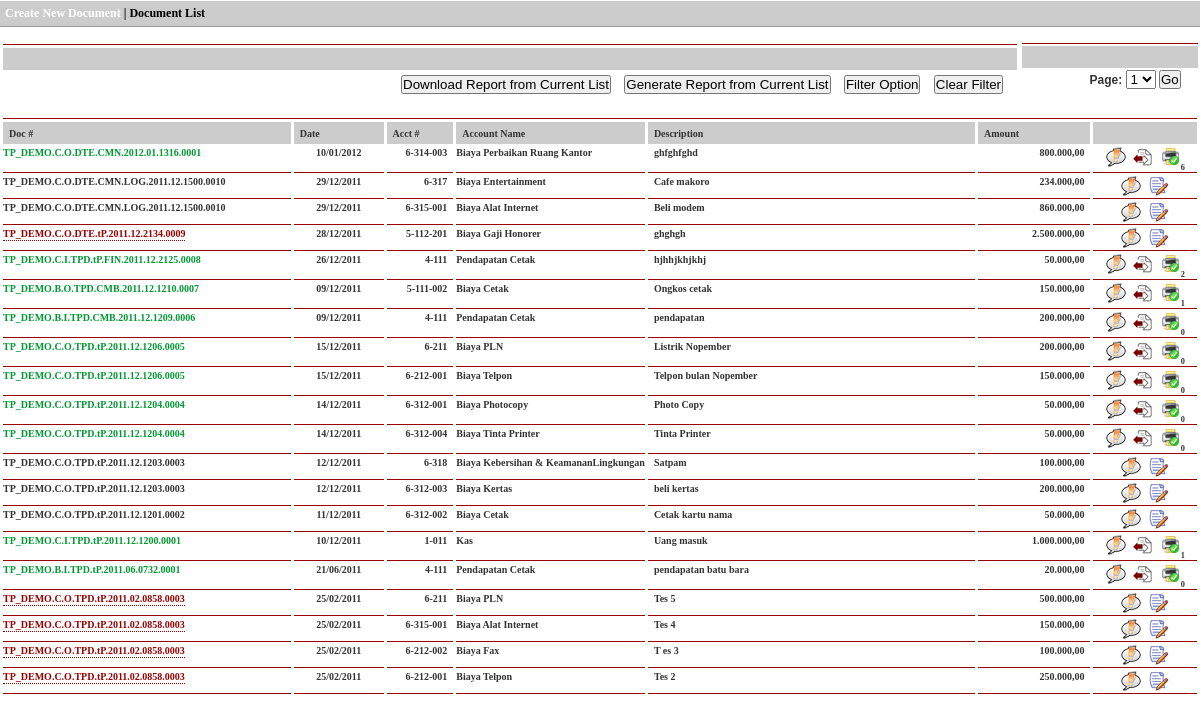
/documentlist.php (signed in), run on the app's committed database.
### tables this page shows
CREATE TABLE `tilyan_tp_demo_account` (
  `TransID` bigint(100) NOT NULL AUTO_INCREMENT,
  `DocID` bigint(100) DEFAULT NULL,
  `AccNo` varchar(255) DEFAULT NULL,
  `DocCode` varchar(5) DEFAULT NULL,
  `DocCode2` varchar(5) DEFAULT NULL,
  `DocCode3` varchar(15) DEFAULT NULL,
  `AccName` text,
  `Description` text,
  `Amount` decimal(65,2) DEFAULT NULL,
  `DRCR` varchar(5) DEFAULT NULL,
  PRIMARY KEY (`TransID`)
);

CREATE TABLE `tilyan_tp_demo_document` (
  `DocID` bigint(100) NOT NULL AUTO_INCREMENT,
  `RefDocID` bigint(100) DEFAULT NULL,
  `DocRealDate` date DEFAULT NULL,
  `DocDate` date DEFAULT NULL,
  `DocFullNo` varchar(255) DEFAULT NULL,
  `DocFolder` varchar(50) DEFAULT NULL,
  `DocADJ` varchar(5) DEFAULT NULL,
  `DocType` varchar(5) DEFAULT NULL,
  `DocInOut` varchar(5) DEFAULT NULL,
  `DocNickName` varchar(50) DEFAULT NULL,
  `DocCode` varchar(5) DEFAULT NULL,
  `DocCode2` varchar(5) DEFAULT NULL,
  `DocCode3` varchar(5) DEFAULT NULL,
  `DocYear` int(10) DEFAULT NULL,
  `DocMonth` int(10) DEFAULT NULL,
  `DocTime` varchar(15) DEFAULT NULL,
  `DocNo` bigint(100) DEFAULT NULL,
  `DocNotes` text,
  `DocClear` int(10) DEFAULT NULL,
  `DocClearDate` date DEFAULT NULL,
  `DocAdjusted` int(10) DEFAULT NULL,
  `DocPrinted` int(10) DEFAULT NULL,
  PRIMARY KEY (`DocID`)
);

### documentlist.php (the view, shortened to what the rows shown need)
<?php
$bError		= false;
$sReport	= "report.php?ok=1";
$sExcel		= "excel.php?ok=1";
if ($_GET['bSubmitted']):
	$PilihTanggalb	= $_GET["db"];
	$PilihBulanb	= $_GET["mb"];
	if(strlen($PilihBulanb)==1):
		$PilihBulanb = "0".$PilihBulanb;
	endif;
	$PilihTahunb	= $_GET["yb"];
	if(empty($PilihTanggalb)):
		$bError	= 1;
	elseif(empty($PilihBulanb)):
		$bError	= 1;
	elseif(empty($PilihTahunb)):
		$bError	= 1;
	endif;
	$PilihTanggale	= $_GET["de"];
	$PilihBulane	= $_GET["me"];
	if(strlen($PilihBulane)==1):
		$PilihBulane = "0".$PilihBulane;
	endif;
	$PilihTahune	= $_GET["ye"];
	if(empty($PilihTanggale)):
		$bError	= 1;
	elseif(empty($PilihBulane)):
		$bError	= 1;
	elseif(empty($PilihTahune)):
		$bError	= 1;
	endif;
	$iBank	= $_GET["iBank"];
	$iCash	= $_GET["iCash"];
	$iOther	= $_GET["iOther"];
	$iIn	= $_GET["iIn"];
	$iOut	= $_GET["iOut"];
	$iAdjed	= $_GET["iAdjed"];
	$iAdj	= $_GET["iAdj"];
	$iPrint	= $_GET["iPrint"];
	$sDesc	= $_GET["sDesc"];
	$sCode1	= $_GET["sCode1"];
	$sCode2	= $_GET["sCode2"];
	$sDocNickName	= $_GET["sDocNickName"];
	$sAccType	= $_GET["sAccType"];
	$sAccNo	= $_GET["sAccNo"];
	$sPaging	= "SELECT d.DocFullNo, d.DocDate, d.DocClear, d.DocNotes, d.DocAdjusted, d.DocPrinted, d.DocNo, d.DocTime, d.DocMonth, d.DocYear, d.DocCode, d.DocCode2, d.DocCode3, d.DocNickName, d.DocInOut, d.DocType, d.DocADJ, d.DocFolder, a.AccNo, a.AccName, a.Description, a.Amount, la.Type FROM tilyan_".$_SESSION['TLY__MemberFolder']."_document d, tilyan_".$_SESSION['TLY__MemberFolder']."_account a LEFT JOIN tilyan_".$_SESSION['TLY__MemberFolder']."_lookup_account la ON a.AccNo = la.AccNo WHERE d.DocID  = a.DocID";
	if($bError!=1):
		$sPaging	= $sPaging." AND d.DocDate <= '".$PilihTahune."-".$PilihBulane."-".$PilihTanggale."' AND d.DocDate >= '".$PilihTahunb."-".$PilihBulanb."-".$PilihTanggalb."'";
	endif;
	if(empty($iBank) && empty($iCash) && empty($iOther)):
		$sPaging	= $sPaging." AND d.DocType NOT IN('B','C','O')";
	elseif(!empty($iBank) && !empty($iCash) && !empty($iOther)):
		$sPaging	= $sPaging." AND d.DocType IN('B','C','O')";
	elseif(!empty($iBank) && !empty($iCash)):
		$sPaging	= $sPaging." AND d.DocType IN('B','C')";
	elseif(!empty($iBank) && !empty($iOther)):
		$sPaging	= $sPaging." AND d.DocType IN('B','O')";
	elseif(!empty($iCash) && !empty($iOther)):
		$sPaging	= $sPaging." AND d.DocType IN('C','O')";
	elseif(!empty($iBank)):
		$sPaging	= $sPaging." AND d.DocType IN('B')";
	elseif(!empty($iCash)):
		$sPaging	= $sPaging." AND d.DocType IN('C')";
	elseif(!empty($iOther)):
		$sPaging	= $sPaging." AND d.DocType IN('O')";
	endif;
	if(empty($iIn) && empty($iOut)):
		$sPaging	= $sPaging." AND d.DocInOut NOT IN('I','O')";
	elseif(!empty($iIn) && !empty($iOut)):
		$sPaging	= $sPaging." AND d.DocInOut IN('I','O')";
	elseif(!empty($iIn)):
		$sPaging	= $sPaging." AND d.DocInOut IN('I')";
	elseif(!empty($iOut)):
		$sPaging	= $sPaging." AND d.DocInOut IN('O')";
	endif;
	if(!empty($iAdjed) && empty($iAdj)):
		$sPaging	= $sPaging." AND d.DocAdjusted IS NOT NULL";
	elseif(empty($iAdjed) && !empty($iAdj)):
		$sPaging	= $sPaging." AND d.DocADJ IS NOT NULL";
	elseif(!empty($iAdjed) && !empty($iAdj)):
		$sPaging	= $sPaging." AND (d.DocAdjusted IS NOT NULL OR d.DocADJ IS NOT NULL)";
	endif;
	if(!empty($iPrint)):
		$sPaging	= $sPaging." AND d.DocClear = 1";
	endif;
	if($sCode1!="pilih"):
		$sPaging	= $sPaging." AND d.DocCode = '".$sCode1."'";
	endif;
	if($sCode2!="pilih"):
		if($sCode2!="NULL"):
			$sPaging	= $sPaging." AND d.DocCode2 = '".$sCode2."'";
		else:
			$sPaging	= $sPaging." AND d.DocCode2 IS NULL";
		endif;
	endif;
	if($sCode3!="pilih"):
		if($sCode3!="NULL"):
			$sPaging	= $sPaging." AND d.DocCode3 = '".$sCode3."'";
		else:
			$sPaging	= $sPaging." AND d.DocCode3 IS NULL";
		endif;
	endif;
	if(!empty($sDesc)):
		$sPaging	= $sPaging." AND a.Description LIKE '%".$sDesc."%'";
	endif;
	if($sDocNickName!="pilih"):
		$sPaging	= $sPaging." AND d.DocNickName = '".$sDocNickName."'";
	endif;
	if($sAccType!="pilih"):
		$sPaging	= $sPaging." AND la.Type = '".$sAccType."'";
	endif;
	if($sAccNo!="pilih"):
		$sPaging	= $sPaging." AND a.AccNo = '".$sAccNo."'";
	endif;
	$sList		= "SELECT d.DocID, d.DocFullNo, d.DocClear, d.DocNotes, d.DocAdjusted, d.DocDate, d.DocPrinted, d.DocNo, d.DocTime, d.DocMonth, d.DocYear, d.DocCode, d.DocCode2, d.DocCode3, d.DocNickName, d.DocInOut, d.DocType, d.DocADJ, d.DocFolder, a.TransID, a.AccNo, a.AccName, a.Description, a.Amount, la.Type FROM tilyan_".$_SESSION['TLY__MemberFolder']."_document d, tilyan_".$_SESSION['TLY__MemberFolder']."_account a LEFT JOIN tilyan_".$_SESSION['TLY__MemberFolder']."_lookup_account la ON a.AccNo = la.AccNo WHERE d.DocID  = a.DocID";
	if($bError!=1):
		$sList	= $sList." AND d.DocDate <= '".$PilihTahune."-".$PilihBulane."-".$PilihTanggale."' AND d.DocDate >= '".$PilihTahunb."-".$PilihBulanb."-".$PilihTanggalb."'";
		$sReport .= "&de=".$PilihTahune."-".$PilihBulane."-".$PilihTanggale."&db=".$PilihTahunb."-".$PilihBulanb."-".$PilihTanggalb."";
		$sExcel .= "&de=".$PilihTahune."-".$PilihBulane."-".$PilihTanggale."&db=".$PilihTahunb."-".$PilihBulanb."-".$PilihTanggalb."";
	endif;
	if(empty($iBank) && empty($iCash) && empty($iOther)):
		$sList	= $sList." AND d.DocType NOT IN('B','C','O')";
		$sReport	.= "&b=0&c=0&oth=0";
		$sExcel	.= "&b=0&c=0&oth=0";
	elseif(!empty($iBank) && !empty($iCash) && !empty($iOther)):
		$sList	= $sList." AND d.DocType IN('B','C','O')";
		$sReport	.= "&b=1&c=1&oth=1";
		$sExcel	.= "&b=1&c=1&oth=1";
	elseif(!empty($iBank) && !empty($iCash)):
		$sList	= $sList." AND d.DocType IN('B','C')";
		$sReport	.= "&b=1&c=1&oth=0";
		$sExcel	.= "&b=1&c=1&oth=0";
	elseif(!empty($iBank) && !empty($iOther)):
		$sList	= $sList." AND d.DocType IN('B','O')";
		$sReport	.= "&b=1&c=0&oth=1";
		$sExcel	.= "&b=1&c=0&oth=1";
	elseif(!empty($iCash) && !empty($iOther)):
		$sList	= $sList." AND d.DocType IN('C','O')";
		$sReport	.= "&b=0&c=1&oth=1";
		$sExcel	.= "&b=0&c=1&oth=1";
	elseif(!empty($iBank)):
		$sList	= $sList." AND d.DocType IN('B')";
		$sReport	.= "&b=1&c=0&oth=0";
		$sExcel	.= "&b=1&c=0&oth=0";
	elseif(!empty($iCash)):
		$sList	= $sList." AND d.DocType IN('C')";
		$sReport	.= "&b=0&c=1&oth=0";
		$sExcel	.= "&b=0&c=1&oth=0";
	elseif(!empty($iOther)):
		$sList	= $sList." AND d.DocType IN('O')";
		$sReport	.= "&b=0&c=0&oth=1";
		$sExcel	.= "&b=0&c=0&oth=1";
	endif;
	if(empty($iIn) && empty($iOut)):
		$sList	= $sList." AND d.DocInOut NOT IN('I','O')";
		$sReport	.= "&in=0&out=0";
		$sExcel	.= "&in=0&out=0";
	elseif(!empty($iIn) && !empty($iOut)):
		$sList	= $sList." AND d.DocInOut IN('I','O')";
		$sReport	.= "&in=1&out=1";
		$sExcel	.= "&in=1&out=1";
	elseif(!empty($iIn)):
		$sList	= $sList." AND d.DocInOut IN('I')";
		$sReport	.= "&in=1&out=0";
		$sExcel	.= "&in=1&out=0";
	elseif(!empty($iOut)):
		$sList	= $sList." AND d.DocInOut IN('O')";
		$sReport	.= "&in=0&out=1";
		$sExcel	.= "&in=0&out=1";
	endif;
	if(!empty($iAdjed) && empty($iAdj)):
		$sList	= $sList." AND d.DocAdjusted IS NOT NULL";
		$sReport	.= "&adjed=1&adj=0";
		$sExcel	.= "&adjed=1&adj=0";
	elseif(empty($iAdjed) && !empty($iAdj)):
		$sList	= $sList." AND d.DocADJ IS NOT NULL";
		$sReport	.= "&adjed=0&adj=1";
		$sExcel	.= "&adjed=0&adj=1";
	elseif(!empty($iAdjed) && !empty($iAdj)):
		$sList	= $sList." AND (d.DocAdjusted IS NOT NULL OR d.DocADJ IS NOT NULL)";
		$sReport	.= "&adjed=1&adj=1";
		$sExcel	.= "&adjed=1&adj=1";
	endif;
	if(!empty($iPrint)):
		$sList	= $sList." AND d.DocClear = 1";
		$sReport	.= "&print=1";
		$sExcel	.= "&print=1";
	endif;
	if(!empty($sDesc)):
		$sList	= $sList." AND a.Description LIKE '%".$sDesc."%'";
		$sReport	.= "&desc=".$sDesc."";
		$sExcel	.= "&desc=".$sDesc."";
	endif;
	if($sCode1!="pilih"):
		$sList	= $sList." AND d.DocCode = '".$sCode1."'";
		$sReport	.= "&code1=".$sCode1."";
		$sExcel	.= "&code1=".$sCode1."";
	endif;
	if($sCode2!="pilih"):
		if($sCode2!="NULL"):
			$sList	= $sList." AND d.DocCode2 = '".$sCode2."'";
			$sReport	.= "&code2=".$sCode2."";
			$sExcel	.= "&code2=".$sCode2."";
		else:
			$sList	= $sList." AND d.DocCode2 IS NULL";
			$sReport	.= "&code2=kosong";
			$sExcel	.= "&code2=kosong";
		endif;
	endif;
	if($sCode3!="pilih"):
		if($sCode3!="NULL"):
			$sList	= $sList." AND d.DocCode3 = '".$sCode3."'";
			$sReport	.= "&code3=".$sCode3."";
			$sExcel	.= "&code3=".$sCode3."";
		else:
			$sList	= $sList." AND d.DocCode3 IS NULL";
			$sReport	.= "&code3=kosong";
			$sExcel	.= "&code3=kosong";
		endif;
	endif;
	if($sDocNickName!="pilih"):
		$sList	= $sList." AND d.DocNickName = '".$sDocNickName."'";
		$sReport	.= "&nick=".$sDocNickName."";
		$sExcel	.= "&nick=".$sDocNickName."";
	endif;
	if($sAccType!="pilih"):
		$sList	= $sList." AND la.Type = '".$sAccType."'";
	endif;
	if($sAccNo!="pilih"):
		$sList	= $sList." AND a.AccNo = '".$sAccNo."'";
		$sReport	.= "&accno=".$sAccNo."";
		$sExcel	.= "&accno=".$sAccNo."";
	endif;
else:
	$sList		= "SELECT d.DocID, d.DocFullNo, d.DocDate, d.DocClear, d.DocNotes, d.DocAdjusted, d.DocPrinted, d.DocNo, d.DocTime, d.DocMonth, d.DocYear, d.DocCode, d.DocCode2, d.DocCode3, d.DocNickName, d.DocInOut, d.DocType, d.DocADJ, d.DocFolder, a.TransID, a.AccNo, a.AccName, a.Description, a.Amount, la.Type FROM tilyan_".$_SESSION['TLY__MemberFolder']."_document d, tilyan_".$_SESSION['TLY__MemberFolder']."_account a LEFT JOIN tilyan_".$_SESSION['TLY__MemberFolder']."_lookup_account la ON a.AccNo = la.AccNo WHERE d.DocID  = a.DocID";
endif;
?>
<!DOCTYPE html PUBLIC "-//W3C//DTD XHTML 1.0 Transitional//EN" "http://www.w3.org/TR/xhtml1/DTD/xhtml1-transitional.dtd">
<html xmlns="http://www.w3.org/1999/xhtml">
	<head>
        <link rel="stylesheet" href="css/style.css" />
        <link rel="stylesheet" href="css/tooltips.css" />
		<link media="screen" rel="stylesheet" href="css/colorbox.css" />
	</head>
    <body>
        <div class="other" style="margin-bottom:6px;">
			<?php
			$Pg			= $_GET["pg"];
			$Limit		= 20;
			if(empty($Pg)) {
				$Pg = 0;
			}
			?>
			<?php
			$sList		.= " ORDER BY d.DocYear DESC, d.DocMonth DESC, d.DocNo DESC, a.TransID DESC LIMIT $Pg, $Limit";
			$SQLList	 = mysql_query($sList) or die(mysql_errno()." : ".mysql_error());
			?></p>
			<table width="100%" cellpadding="2" cellspacing="3" border="0" align="center" class="OSStyle">
				<?php
				if (mysql_num_rows($SQLList) == 0):
				?>
				<tr>
					<td align="center" colspan="7"><font color="#FF0000"><strong>There's no record at the moment.</strong></font></td>
				</tr>
				<?php
				else:
				  	while($oList = mysql_fetch_object($SQLList)) {
						if(empty($oList->DocPrinted)):
							$iPrinted = 0;
						else:
							$iPrinted = $oList->DocPrinted;
						endif;
						$sDocFullNo = "";
						if($_SESSION['TLY__VisibleFolder']==0):
							$sDocFullNo .= strtoupper($oList->DocFolder);
						else:
							$sDocFullNo .= "";
						endif;
						if(!empty($oList->DocADJ)):
							if(empty($sDocFullNo)):
								$sDocFullNo .= "ADJ";
							else:
								$sDocFullNo .= ".ADJ";
							endif;
						else:
							$sDocFullNo .= "";
						endif;
						if(empty($sDocFullNo)):
							$sDocFullNo .= $oList->DocType.".".$oList->DocInOut;
						else:
							$sDocFullNo .= ".".$oList->DocType.".".$oList->DocInOut;
						endif;
						if($_SESSION['TLY__VisibleNickName']==0):
							$sDocFullNo .= ".".strtoupper($oList->DocNickName);
						endif;
						if(strlen($oList->DocMonth)==1):
							$sFormatedMonth	= "0".$oList->DocMonth;
						elseif(strlen($oList->DocMonth)==2):
							$sFormatedMonth	= $oList->DocMonth;
						endif;
						$sDocFullNo .= ".".$oList->DocCode;
						if(!empty($oList->DocCode2)):
							$sDocFullNo .= ".".$oList->DocCode2;
						endif;
						$sDocFullNo .= ".".$oList->DocYear.".".$sFormatedMonth;
						if($_SESSION['TLY__VisibleTime']==0):
							$sDocFullNo .= ".".$oList->DocTime;
						endif;
						if(strlen($oList->DocNo)==1):
							$sFormatedNumber	= "000".$oList->DocNo;
						elseif(strlen($oList->DocNo)==2):
							$sFormatedNumber	= "00".$oList->DocNo;
						elseif(strlen($oList->DocNo)==3):
							$sFormatedNumber	= "0".$oList->DocNo;
						elseif(strlen($oList->DocNo)==4):
							$sFormatedNumber	= $oList->DocNo;
						endif;
						$sDocFullNo .= ".".$sFormatedNumber;
				?>
				<tr>
                    <td valign="top" align="left" style="border-bottom: solid 1px #990000; height:22px;" nowrap="nowrap">
						<?php
							if(!empty($oList->DocNotes) && $oList->DocClear!=1) {
						?>
                        	<span class="hotspot" onmouseover="tooltip.show('<?php echo nl2br($oList->DocNotes);?>');" onmouseout="tooltip.hide();"><?php echo $sDocFullNo?></span>
						<?php
							} else {
								if($oList->DocClear==1) {
									echo "<span style=\"color: #009933;\">";
								}
						?>
							<?php echo $sDocFullNo; ?>
						<?php
								if($oList->DocClear==1) {
									echo "</span>";
								}
							}
						?>
					</td>
					<td valign="top" align="center" style="border-bottom: solid 1px #990000; height:22px;"><?php echo ViewDateTimeFormat($oList->DocDate,5)?></td>
					<td valign="top" align="right" style="border-bottom: solid 1px #990000; height:22px; padding-right:6px;"><?php echo $oList->AccNo?></td>
					<td valign="top" align="left" style="border-bottom: solid 1px #990000; height:22px;" nowrap="nowrap"><?php echo $oList->AccName?></td>
					<td valign="top" align="left" style="border-bottom: solid 1px #990000; height:22px; padding-left:6px;"><?php echo $oList->Description?></td>
					<td valign="top" align="right" style="border-bottom: solid 1px #990000; height:22px; padding-right:6px;"><?php echo ConvertMoneyFormatIndo2($oList->Amount)?></td>
					<td valign="top" align="center" style="border-bottom: solid 1px #990000; height:22px;" nowrap="nowrap">
						<?php
						if($_SESSION["TLY__Permission"]!=1):
						?>
                        <a href="transactioncomment.php?doc=<?php echo $oList->DocID?>"><img src="images/icon_comment.png" border="0" height="20" title="add comment" /></a>
                        <?php
						endif;
						if($_SESSION["TLY__Permission"]!=2):
                            if($oList->DocClear==1):
                                if($oList->DocAdjusted==1):
						?>
                            &nbsp;&nbsp;<img src="images/icon_adj_done.png" border="0" height="20" title="adjustment created" />
						<?php
                                else:
						?>
                            &nbsp;&nbsp;<a href="documentadj.php?doc=<?php echo $oList->DocID?>"><img src="images/icon_adj.png" border="0" height="20" title="create adjustment" /></a>
						<?php
                                endif;
							endif;
						endif;
						if($oList->DocClear==1):
						?>
                            &nbsp;&nbsp;<a href="transactionprintpreview.php?doc=<?php echo base64_encode($oList->DocID)?>" target="_blank"><img src="images/icon_print.png" border="0" height="20" title="print preview" /></a><sub><?php echo $iPrinted ?></sub>
						<?php
                        else:
							if($_SESSION["TLY__Permission"]!=2):
								if($oList->DocType=="O"):
						?>
                            &nbsp;&nbsp;<a href="transactioneditother.php?doc=<?php echo $oList->DocID?>"><img src="images/icon_edit.gif" border="0" height="20" title="edit" /></a>
						<?php
								else:
						?>
                            &nbsp;&nbsp;<a href="transactionedit.php?doc=<?php echo $oList->DocID?>"><img src="images/icon_edit.gif" border="0" height="20" title="edit" /></a>
                        <?php
								endif;
                            endif;
						endif;
						?>
					</td>
				</tr>
				<?php
				  	}
				endif;
				?>
			</table>
        </div>
    </body>
</html>

### data on the page
tilyan_tp_demo_account: DocID.DocNo "TP_DEMO.C.O.DTE.CMN.2012.01.1316.0001", DocID.DocDate "10/01/2012", AccNo "6-314-003", AccName "Biaya Perbaikan Ruang Kantor", Description "ghfghfghd", Amount "800.000,00", DocID.DocPrinted "6"
tilyan_tp_demo_account: DocID.DocNo "TP_DEMO.C.O.DTE.CMN.LOG.2011.12.1500.0010", DocID.DocDate "29/12/2011", AccNo "6-317", AccName "Biaya Entertainment", Description "Cafe makoro", Amount "234.000,00"
tilyan_tp_demo_account: DocID.DocNo "TP_DEMO.C.O.DTE.CMN.LOG.2011.12.1500.0010", DocID.DocDate "29/12/2011", AccNo "6-315-001", AccName "Biaya Alat Internet", Description "Beli modem", Amount "860.000,00"
tilyan_tp_demo_account: DocID.DocNo "TP_DEMO.C.O.DTE.tP.2011.12.2134.0009", DocID.DocDate "28/12/2011", AccNo "5-112-201", AccName "Biaya Gaji Honorer", Description "ghghgh", Amount "2.500.000,00"
tilyan_tp_demo_account: DocID.DocNo "TP_DEMO.C.I.TPD.tP.FIN.2011.12.2125.0008", DocID.DocDate "26/12/2011", AccNo "4-111", AccName "Pendapatan Cetak", Description "hjhhjkhjkhj", Amount "50.000,00", DocID.DocPrinted "2"
tilyan_tp_demo_account: DocID.DocNo "TP_DEMO.B.O.TPD.CMB.2011.12.1210.0007", DocID.DocDate "09/12/2011", AccNo "5-111-002", AccName "Biaya Cetak", Description "Ongkos cetak", Amount "150.000,00", DocID.DocPrinted "1"
tilyan_tp_demo_account: DocID.DocNo "TP_DEMO.B.I.TPD.CMB.2011.12.1209.0006", DocID.DocDate "09/12/2011", AccNo "4-111", AccName "Pendapatan Cetak", Description "pendapatan", Amount "200.000,00", iPrinted "0"
tilyan_tp_demo_account: DocID.DocNo "TP_DEMO.C.O.TPD.tP.2011.12.1206.0005", DocID.DocDate "15/12/2011", AccNo "6-211", AccName "Biaya PLN", Description "Listrik Nopember", Amount "200.000,00", iPrinted "0"
tilyan_tp_demo_account: DocID.DocNo "TP_DEMO.C.O.TPD.tP.2011.12.1206.0005", DocID.DocDate "15/12/2011", AccNo "6-212-001", AccName "Biaya Telpon", Description "Telpon bulan Nopember", Amount "150.000,00", iPrinted "0"
tilyan_tp_demo_account: DocID.DocNo "TP_DEMO.C.O.TPD.tP.2011.12.1204.0004", DocID.DocDate "14/12/2011", AccNo "6-312-001", AccName "Biaya Photocopy", Description "Photo Copy", Amount "50.000,00", iPrinted "0"
tilyan_tp_demo_account: DocID.DocNo "TP_DEMO.C.O.TPD.tP.2011.12.1204.0004", DocID.DocDate "14/12/2011", AccNo "6-312-004", AccName "Biaya Tinta Printer", Description "Tinta Printer", Amount "50.000,00", iPrinted "0"
tilyan_tp_demo_account: DocID.DocNo "TP_DEMO.C.O.TPD.tP.2011.12.1203.0003", DocID.DocDate "12/12/2011", AccNo "6-318", AccName "Biaya Kebersihan & KeamananLingkungan", Description "Satpam", Amount "100.000,00"
tilyan_tp_demo_account: DocID.DocNo "TP_DEMO.C.O.TPD.tP.2011.12.1203.0003", DocID.DocDate "12/12/2011", AccNo "6-312-003", AccName "Biaya Kertas", Description "beli kertas", Amount "200.000,00"
tilyan_tp_demo_account: DocID.DocNo "TP_DEMO.C.O.TPD.tP.2011.12.1201.0002", DocID.DocDate "11/12/2011", AccNo "6-312-002", AccName "Biaya Cetak", Description "Cetak kartu nama", Amount "50.000,00"
tilyan_tp_demo_account: DocID.DocNo "TP_DEMO.C.I.TPD.tP.2011.12.1200.0001", DocID.DocDate "10/12/2011", AccNo "1-011", AccName "Kas", Description "Uang masuk", Amount "1.000.000,00", DocID.DocPrinted "1"
tilyan_tp_demo_account: DocID.DocNo "TP_DEMO.B.I.TPD.tP.2011.06.0732.0001", DocID.DocDate "21/06/2011", AccNo "4-111", AccName "Pendapatan Cetak", Description "pendapatan batu bara", Amount "20.000,00", iPrinted "0"
tilyan_tp_demo_account: DocID.DocNo "TP_DEMO.C.O.TPD.tP.2011.02.0858.0003", DocID.DocDate "25/02/2011", AccNo "6-211", AccName "Biaya PLN", Description "Tes 5", Amount "500.000,00"
tilyan_tp_demo_account: DocID.DocNo "TP_DEMO.C.O.TPD.tP.2011.02.0858.0003", DocID.DocDate "25/02/2011", AccNo "6-315-001", AccName "Biaya Alat Internet", Description "Tes 4", Amount "150.000,00"
tilyan_tp_demo_account: DocID.DocNo "TP_DEMO.C.O.TPD.tP.2011.02.0858.0003", DocID.DocDate "25/02/2011", AccNo "6-212-002", AccName "Biaya Fax", Description "T es 3", Amount "100.000,00"
tilyan_tp_demo_account: DocID.DocNo "TP_DEMO.C.O.TPD.tP.2011.02.0858.0003", DocID.DocDate "25/02/2011", AccNo "6-212-001", AccName "Biaya Telpon", Description "Tes 2", Amount "250.000,00"

### other printed values
form field pg "1"
